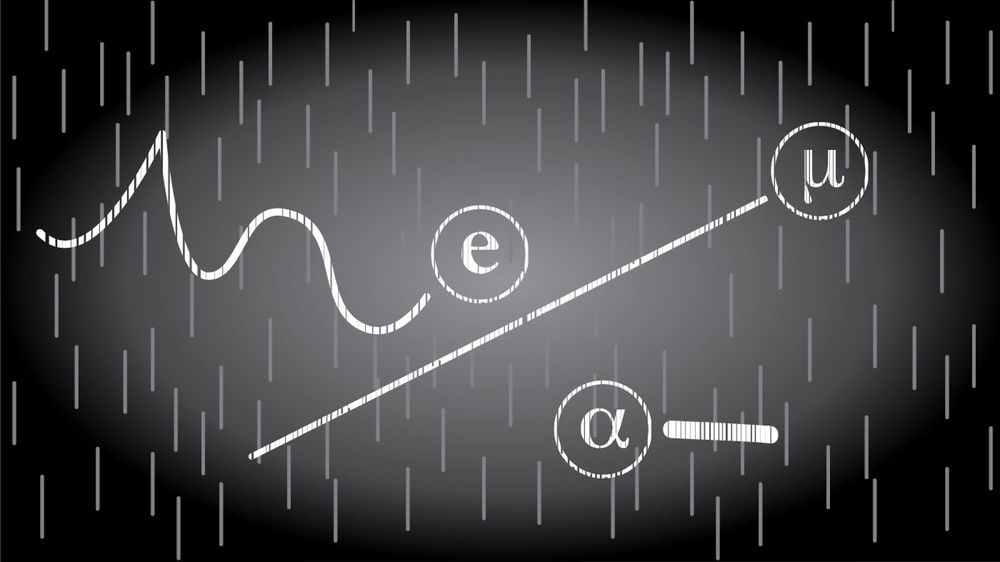
#> input picture CloudChamberParticles.jpg, 1000 x 562 px, shrunk from 1600 x 900 before the run, given in place of kodkamrademo.mp4, which was not available
$ python videothreshwithopening.py
#> lines starting #> are read from the running program, lines starting #| are printed output that depends on the picture; after the words box and inside, x2 and y2 are one past the last pixel; in counts of white or black regions, pixels touching at a corner belong together; pictures that were not available may be replaced by others from this repository, and a replacement may not be noted
import cv2
import numpy as np

kernel = np.ones((10,10),np.uint8)

# open video file
cap = cv2.VideoCapture('/home/bence/Downloads/kodkamrademo.mp4')

while True:
    # capture frames
    ret, frame = cap.read()
#> frame is the input picture: shape (562, 1000, 3); mean B, G, R 65.1, 63.5, 63.1
    # convert to grayscale
    gray = cv2.cvtColor(frame, cv2.COLOR_BGR2GRAY)
    # median blurring
    median = cv2.medianBlur(gray, 9)
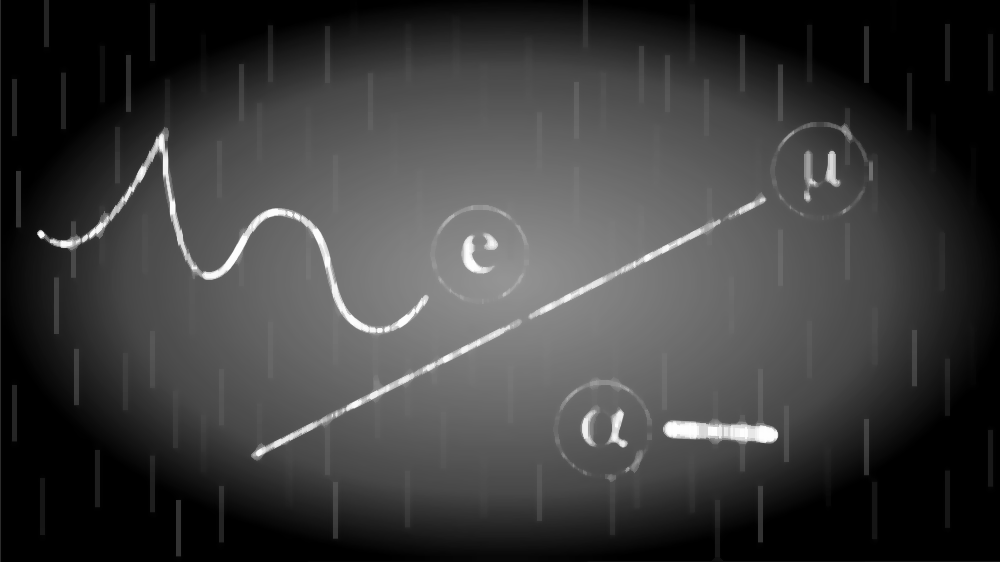
#> median: shape (562, 1000); min 0, max 255, mean 60
    # erosion -> dilation
    opening = cv2.morphologyEx(median, cv2.MORPH_OPEN, kernel)
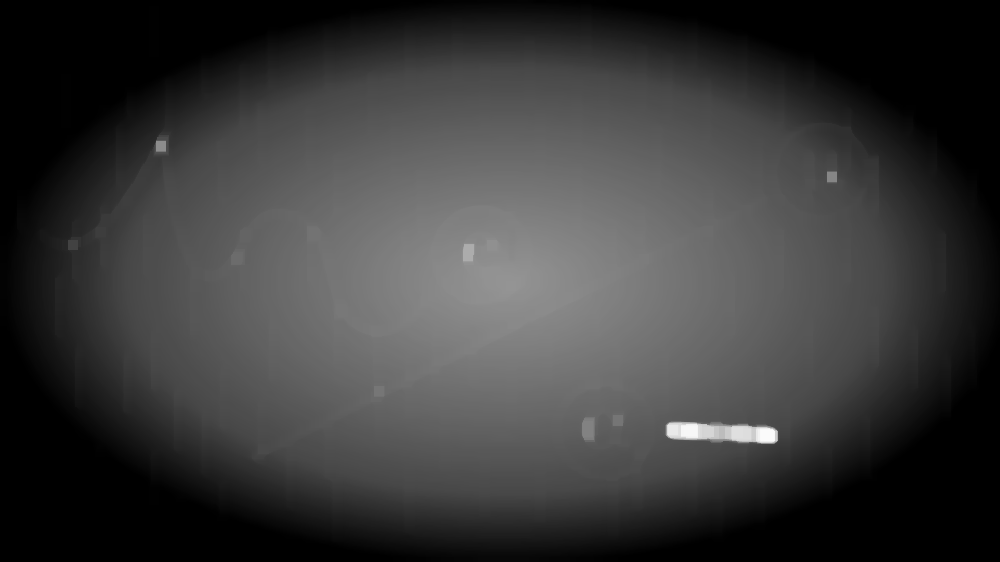
#> opening: shape (562, 1000); min 0, max 251, mean 57
    # binary thresholding
    ret, thresh1 = cv2.threshold(median, 150, 255, cv2.THRESH_BINARY)
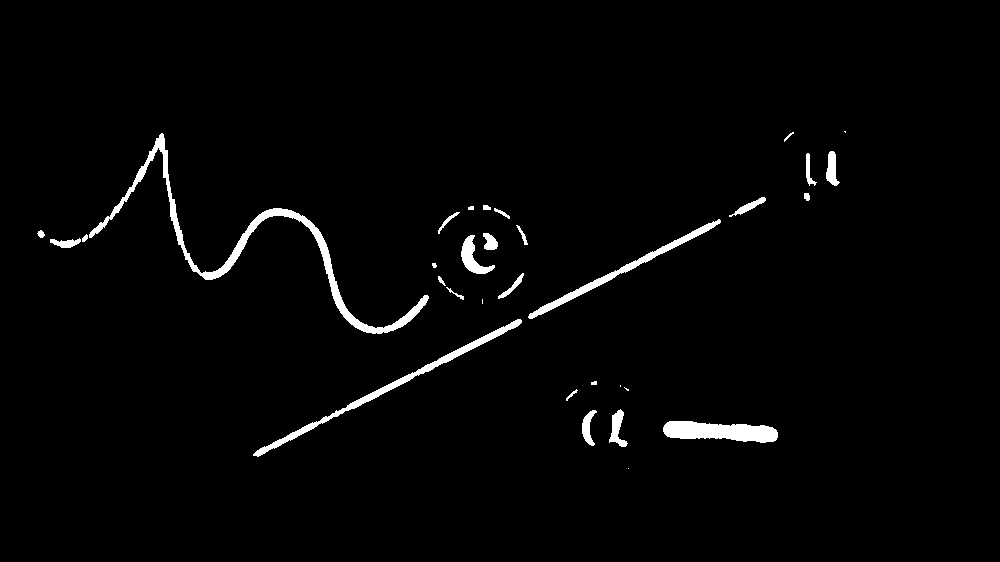
#> thresh1: shape (562, 1000); 2.1% white; 32 white regions (5 under 20 px), largest, box (x1, y1, x2, y2) and area: (89, 133, 429, 334) 3852, (253, 319, 522, 457) 1798, (663, 421, 778, 443) 1787

    cv2.imshow('frame', thresh1)
    if cv2.waitKey(1) & 0xFF == ord('q'):
#> (key q is pressed here)
        break

cap.release()
cv2.destroyAllWindows()
